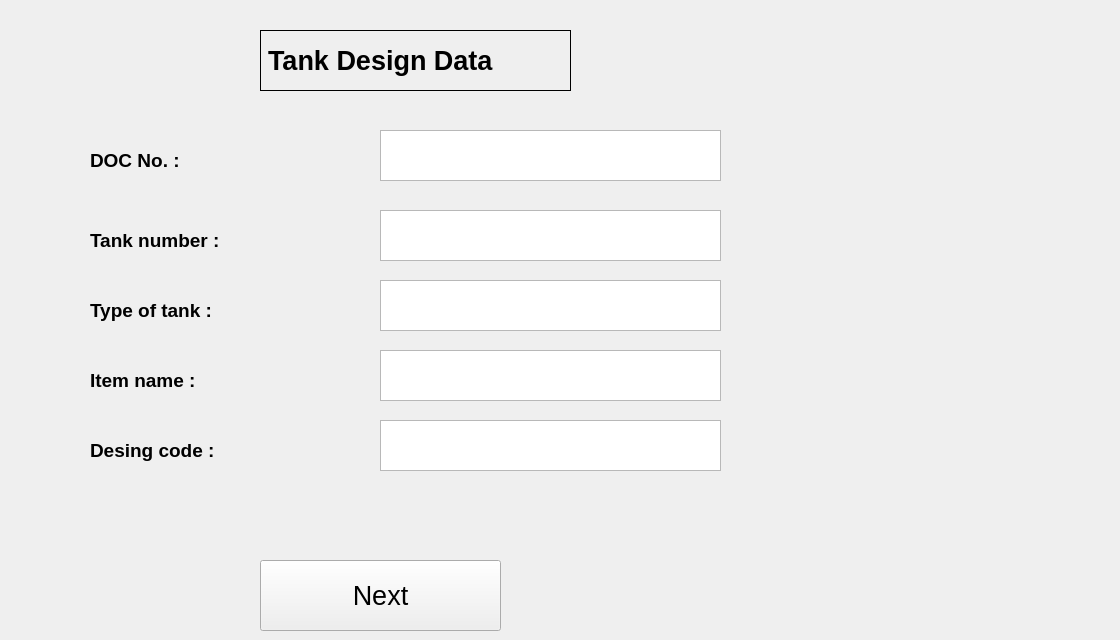
  <widget class="QWidget" name="TankDesignData">
   <widget class="QLabel" name="Tanknumber_2">
    <property name="geometry">
     <rect>
      <x>90</x>
      <y>210</y>
      <width>281</width>
      <height>61</height>
     </rect>
    </property>
    <property name="font">
     <font>
      <pointsize>14</pointsize>
      <weight>75</weight>
      <bold>true</bold>
     </font>
    </property>
    <property name="text">
     <string>Tank number :</string>
    </property>
   </widget>
   <widget class="QLabel" name="Typeoftank_2">
    <property name="geometry">
     <rect>
      <x>90</x>
      <y>280</y>
      <width>281</width>
      <height>61</height>
     </rect>
    </property>
    <property name="font">
     <font>
      <pointsize>14</pointsize>
      <weight>75</weight>
      <bold>true</bold>
     </font>
    </property>
    <property name="text">
     <string>Type of tank :</string>
    </property>
   </widget>
   <widget class="QLabel" name="Itemname_2">
    <property name="geometry">
     <rect>
      <x>90</x>
      <y>350</y>
      <width>281</width>
      <height>61</height>
     </rect>
    </property>
    <property name="font">
     <font>
      <pointsize>14</pointsize>
      <weight>75</weight>
      <bold>true</bold>
     </font>
    </property>
    <property name="text">
     <string>Item name :</string>
    </property>
   </widget>
   <widget class="QLabel" name="Designcode_2">
    <property name="geometry">
     <rect>
      <x>90</x>
      <y>420</y>
      <width>281</width>
      <height>61</height>
     </rect>
    </property>
    <property name="font">
     <font>
      <pointsize>14</pointsize>
      <weight>75</weight>
      <bold>true</bold>
     </font>
    </property>
    <property name="text">
     <string>Desing code :</string>
    </property>
   </widget>
   <widget class="QLabel" name="heading">
    <property name="geometry">
     <rect>
      <x>260</x>
      <y>30</y>
      <width>311</width>
      <height>61</height>
     </rect>
    </property>
    <property name="font">
     <font>
      <pointsize>20</pointsize>
      <weight>75</weight>
      <bold>true</bold>
      <underline>false</underline>
     </font>
    </property>
    <property name="autoFillBackground">
     <bool>true</bool>
    </property>
    <property name="frameShape">
     <enum>QFrame::Box</enum>
    </property>
    <property name="text">
     <string>Tank Design Data</string>
    </property>
   </widget>
   <widget class="QPushButton" name="next">
    <property name="geometry">
     <rect>
      <x>260</x>
      <y>560</y>
      <width>241</width>
      <height>71</height>
     </rect>
    </property>
    <property name="font">
     <font>
      <pointsize>20</pointsize>
     </font>
    </property>
    <property name="text">
     <string>Next</string>
    </property>
   </widget>
   <widget class="QLabel" name="label_3">
    <property name="geometry">
     <rect>
      <x>750</x>
      <y>-50</y>
      <width>361</width>
      <height>271</height>
     </rect>
    </property>
    <property name="text">
     <string/>
    </property>
    <property name="pixmap">
     <pixmap>../download (1).png</pixmap>
    </property>
   </widget>
   <widget class="QTextEdit" name="Designcode">
    <property name="geometry">
     <rect>
      <x>380</x>
      <y>420</y>
      <width>341</width>
      <height>51</height>
     </rect>
    </property>
   </widget>
   <widget class="QTextEdit" name="Itemname">
    <property name="geometry">
     <rect>
      <x>380</x>
      <y>350</y>
      <width>341</width>
      <height>51</height>
     </rect>
    </property>
   </widget>
   <widget class="QTextEdit" name="Typeoftank">
    <property name="geometry">
     <rect>
      <x>380</x>
      <y>280</y>
      <width>341</width>
      <height>51</height>
     </rect>
    </property>
   </widget>
   <widget class="QTextEdit" name="Tanknumber">
    <property name="geometry">
     <rect>
      <x>380</x>
      <y>210</y>
      <width>341</width>
      <height>51</height>
     </rect>
    </property>
   </widget>
   <widget class="QTextEdit" name="DOCNo">
    <property name="geometry">
     <rect>
      <x>380</x>
      <y>130</y>
      <width>341</width>
      <height>51</height>
     </rect>
    </property>
   </widget>
   <widget class="QLabel" name="DOCNo_2">
    <property name="geometry">
     <rect>
      <x>90</x>
      <y>130</y>
      <width>281</width>
      <height>61</height>
     </rect>
    </property>
    <property name="font">
     <font>
      <pointsize>14</pointsize>
      <weight>75</weight>
      <bold>true</bold>
     </font>
    </property>
    <property name="text">
     <string>DOC No. :</string>
    </property>
   </widget>
  </widget>
